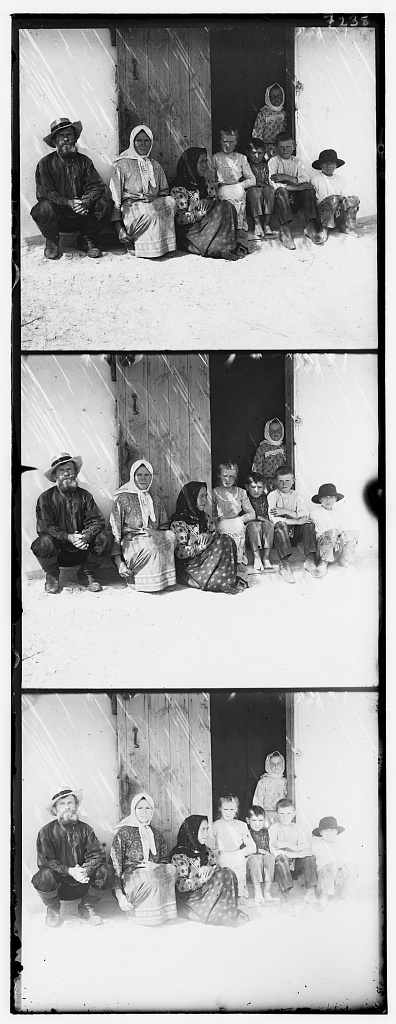
%> input picture Project/Answers/Homework 1/2/Images/settlers.jpg, 396 x 1024 px
$ octave --eval "result = getRGB(imread('Images/settlers.jpg'));"   (GNU Octave 9; MATLAB toolbox functions it lacks are replaced by stand-ins)
%> lines starting %> are read from the running program, lines starting %| are printed output that depends on the picture
function [B, G, R] = getRGB(Im)
    B= Im(1:end/3, :);
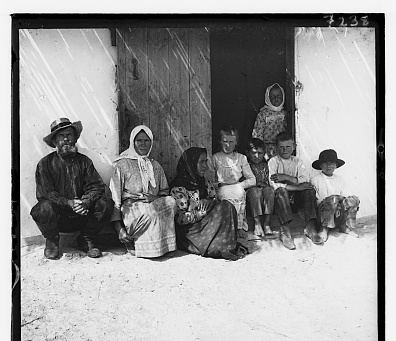
%> B: size 341x396 uint8; min 0, max 255, mean 151.4
    G= Im((end/3+1):(2*end/3), :);
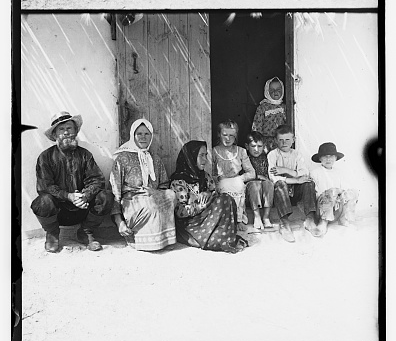
%> G: size 341x396 uint8; min 0, max 255, mean 166.9
    R= Im((2*end/3+1):end, :);
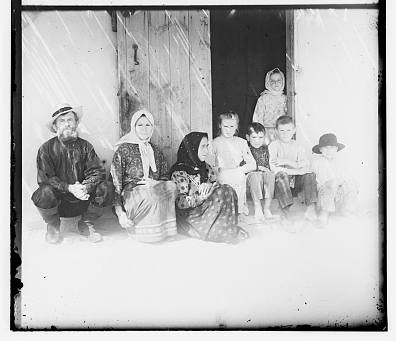
%> R: size 341x396 uint8; min 0, max 255, mean 184.2
end

$ run again, on Project/Answers/Homework 1/2/Images/tobolsk.jpg
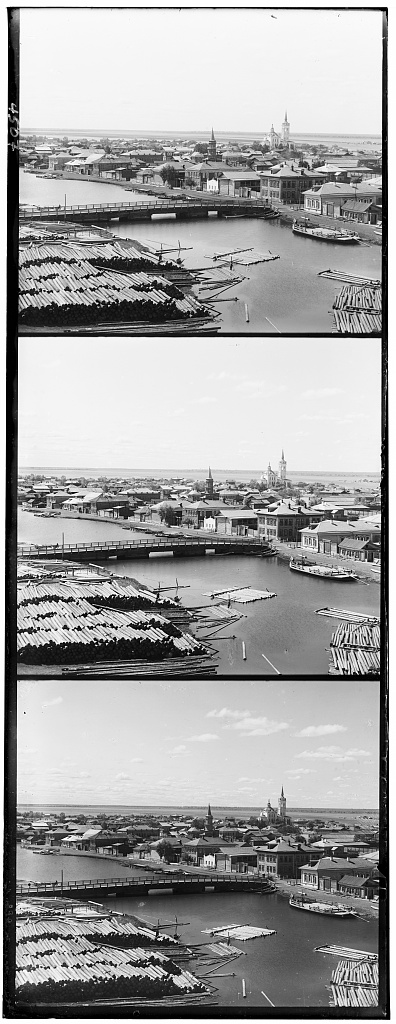
%> input picture Project/Answers/Homework 1/2/Images/tobolsk.jpg, 396 x 1024 px
%> in getRGB, `G= Im((end/3+1):(2*end/3), :);`:
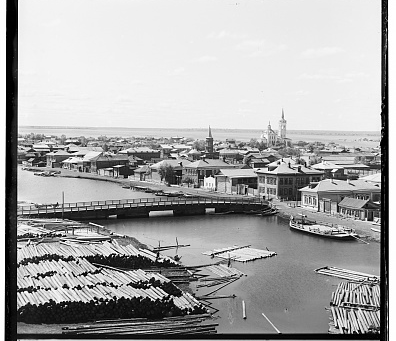
%> G: size 341x396 uint8; min 0, max 255, mean 168.2
%> in getRGB, `R= Im((2*end/3+1):end, :);`:
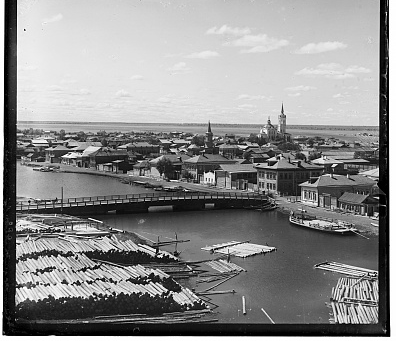
%> R: size 341x396 uint8; min 0, max 255, mean 140.9
